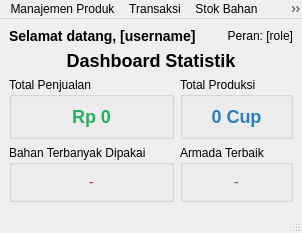
<?xml version="1.0" encoding="UTF-8"?>
<ui version="4.0">
 <class>DashboardWindow</class>
 <widget class="QMainWindow" name="DashboardWindow">
  <property name="windowTitle">
   <string>Dashboard - BeverageOps Manager</string>
  </property>
  <widget class="QWidget" name="centralwidget">
   <layout class="QVBoxLayout" name="mainLayout">
    <item>
     <layout class="QHBoxLayout" name="headerLayout">
      <item>
       <widget class="QLabel" name="labelWelcome">
        <property name="text">
         <string>Selamat datang, [username]</string>
        </property>
        <property name="styleSheet">
         <string>font-weight: bold; font-size: 14px;</string>
        </property>
       </widget>
      </item>
      <item>
       <widget class="QLabel" name="labelRole">
        <property name="text">
         <string>Peran: [role]</string>
        </property>
        <property name="alignment">
         <set>Qt::AlignRight|Qt::AlignVCenter</set>
        </property>
       </widget>
      </item>
     </layout>
    </item>
    <item>
     <widget class="QLabel" name="labelTitle">
      <property name="text">
       <string>Dashboard Statistik</string>
      </property>
      <property name="styleSheet">
       <string>font-size: 18px; font-weight: bold;</string>
      </property>
      <property name="alignment">
       <set>Qt::AlignCenter</set>
      </property>
     </widget>
    </item>
    <item>
     <layout class="QGridLayout" name="gridStats">
      <item row="0" column="0">
       <widget class="QGroupBox" name="groupTotalPenjualan">
        <property name="title">
         <string>Total Penjualan</string>
        </property>
        <layout class="QVBoxLayout" name="layoutPenjualan">
         <item>
          <widget class="QLabel" name="labelTotalPenjualan">
           <property name="text">
            <string>Rp 0</string>
           </property>
           <property name="alignment">
            <set>Qt::AlignCenter</set>
           </property>
           <property name="styleSheet">
            <string>font: bold 18px; color: #27ae60;</string>
           </property>
          </widget>
         </item>
        </layout>
       </widget>
      </item>
      <item row="0" column="1">
       <widget class="QGroupBox" name="groupTotalProduksi">
        <property name="title">
         <string>Total Produksi</string>
        </property>
        <layout class="QVBoxLayout" name="layoutProduksi">
         <item>
          <widget class="QLabel" name="labelTotalProduksi">
           <property name="text">
            <string>0 Cup</string>
           </property>
           <property name="alignment">
            <set>Qt::AlignCenter</set>
           </property>
           <property name="styleSheet">
            <string>font: bold 18px; color: #2980b9;</string>
           </property>
          </widget>
         </item>
        </layout>
       </widget>
      </item>
      <item row="1" column="0">
       <widget class="QGroupBox" name="groupBahanTerbanyak">
        <property name="title">
         <string>Bahan Terbanyak Dipakai</string>
        </property>
        <layout class="QVBoxLayout" name="layoutBahan">
         <item>
          <widget class="QLabel" name="labelBahanTerbanyak">
           <property name="text">
            <string>-</string>
           </property>
           <property name="alignment">
            <set>Qt::AlignCenter</set>
           </property>
           <property name="styleSheet">
            <string>font: 14px; color: #c0392b;</string>
           </property>
          </widget>
         </item>
        </layout>
       </widget>
      </item>
      <item row="1" column="1">
       <widget class="QGroupBox" name="groupArmadaTerbaik">
        <property name="title">
         <string>Armada Terbaik</string>
        </property>
        <layout class="QVBoxLayout" name="layoutArmada">
         <item>
          <widget class="QLabel" name="labelArmadaTerbaik">
           <property name="text">
            <string>-</string>
           </property>
           <property name="alignment">
            <set>Qt::AlignCenter</set>
           </property>
           <property name="styleSheet">
            <string>font: 14px; color: #8e44ad;</string>
           </property>
          </widget>
         </item>
        </layout>
       </widget>
      </item>
     </layout>
    </item>
   </layout>
  </widget>

  <widget class="QMenuBar" name="menubar">
   <addaction name="menuProduk"/>
   <addaction name="menuTransaksi"/>
   <addaction name="menuStok"/>
   <addaction name="menuLaporan"/>
   <addaction name="menuUser"/>
  </widget>

  <action name="menuProduk">
   <property name="text">
    <string>Manajemen Produk</string>
   </property>
  </action>
  <action name="menuTransaksi">
   <property name="text">
    <string>Transaksi</string>
   </property>
  </action>
  <action name="menuStok">
   <property name="text">
    <string>Stok Bahan</string>
   </property>
  </action>
  <action name="menuLaporan">
   <property name="text">
    <string>Laporan</string>
   </property>
  </action>
  <action name="menuUser">
   <property name="text">
    <string>User &amp; Akses</string>
   </property>
  </action>

  <widget class="QStatusBar" name="statusbar"/>
 </widget>
 <resources/>
 <connections/>
</ui>
